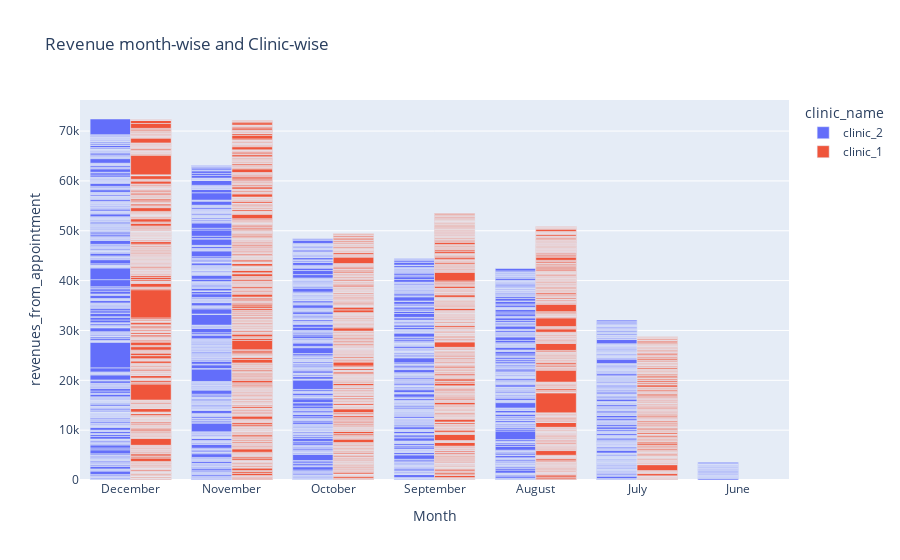

This figure's notebook cell:
### Code cell
import plotly.express as px
import plotly.graph_objects as go
fig = px.bar(data, x="Month", y="revenues_from_appointment", color="clinic_name",barmode="group",title='Revenue month-wise and Clinic-wise')
fig.show()

### Figure 1 — Plotly figure (JSON) as saved in the notebook; plotly's stock layout.template omitted (floating-point values rounded to 4 significant figures; data arrays with more than 128 entries replaced by an {"elided": "..."} marker saying what was removed)
{"data": [{"alignmentgroup": "True", "hovertemplate": "clinic_name=clinic_2<br>Month=%{x}<br>revenues_from_appointment=%{y}<extra></extra>", "legendgroup": "clinic_2", "marker": {"color": "#636efa", "pattern": {"shape": ""}}, "name": "clinic_2", "offsetgroup": "clinic_2", "orientation": "v", "showlegend": true, "textposition": "auto", "type": "bar", "x": {"elided": "1642 str values"}, "xaxis": "x", "y": {"elided": "1642 float values"}, "yaxis": "y"}, {"alignmentgroup": "True", "hovertemplate": "clinic_name=clinic_1<br>Month=%{x}<br>revenues_from_appointment=%{y}<extra></extra>", "legendgroup": "clinic_1", "marker": {"color": "#EF553B", "pattern": {"shape": ""}}, "name": "clinic_1", "offsetgroup": "clinic_1", "orientation": "v", "showlegend": true, "textposition": "auto", "type": "bar", "x": {"elided": "2429 str values"}, "xaxis": "x", "y": {"elided": "2429 float values"}, "yaxis": "y"}], "layout": {"barmode": "group", "legend": {"title": {"text": "clinic_name"}, "tracegroupgap": 0}, "title": {"text": "Revenue month-wise and Clinic-wise"}, "xaxis": {"anchor": "y", "domain": [0, 1], "title": {"text": "Month"}}, "yaxis": {"anchor": "x", "domain": [0, 1], "title": {"text": "revenues_from_appointment"}}}}
